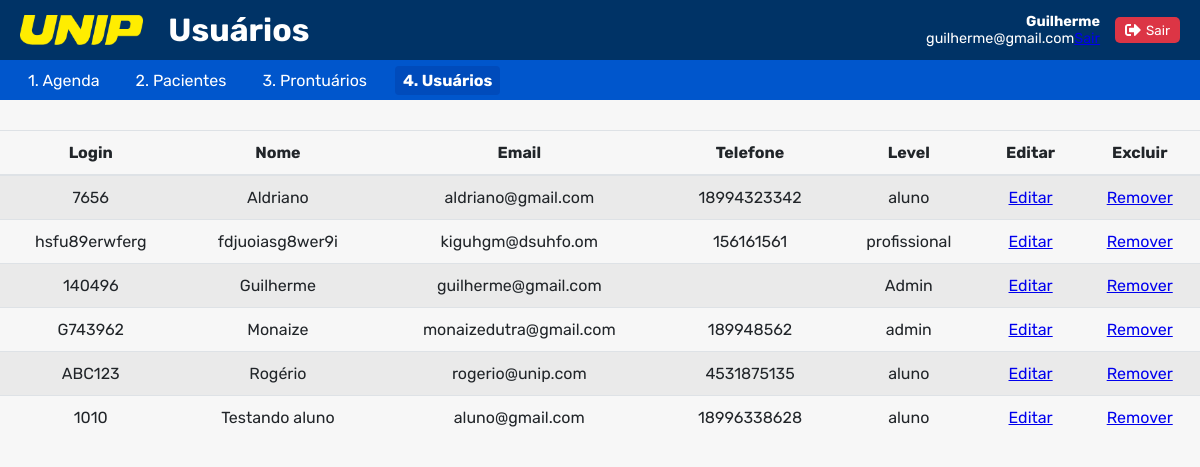
Screenshot of /login/projeto_FisioMa/login/tabela_Usuarios.php (signed in) with the database file from the repository.
### tables this page shows
CREATE TABLE `usuario` (
  `idUsuario` bigint(20) UNSIGNED NOT NULL,
  `login` varchar(50) NOT NULL,
  `nome` varchar(50) NOT NULL,
  `senha` varchar(255) NOT NULL,
  `email` varchar(100) NOT NULL,
  `telefone` varchar(15) DEFAULT NULL,
  `level` varchar(20) DEFAULT NULL CHECK (`level` in ('Admin','Aluno','Professor','Profissional')),
  `api_key` text NOT NULL,
  `ativo` tinyint(1) NOT NULL DEFAULT 1
);

### login/projeto_FisioMa/login/Puxa_Usuarios.php (called while the page is built, shortened)
<?php
    require_once __DIR__ . '/../conexao.php';
    $stmt = $pdo->prepare("SELECT idUsuario, login, nome, email, telefone, level FROM usuario WHERE ativo = 1 ORDER BY nome");
    $stmt->execute();
?>

### login/projeto_FisioMa/login/tabela_Usuarios.php (the view, shortened to what this page needs)
<!DOCTYPE html>
<html lang="pt-BR">
  <head>
    <link rel="stylesheet" href="styles/cadastrar.css">
    <link rel="stylesheet" href="styles/usuarios.css">
  </head>
  <body>
    <header>
      <div class="logo">
        <img src="img/logoUnipHeader.png" alt="UNIP">
        <h1>Usuários</h1>
      </div>
      <?php include 'acesso.php';?>
      <?php include 'menu.php'; ?>
    </header>
    <section class="conteudo-vazio">
      <table class="table table-striped">
        <thead>
          <tr>
            <th scope="col">Login</th>
            <th scope="col">Nome</th>
            <th scope="col">Email</th>
            <th scope="col">Telefone</th>
            <th scope="col">Level</th>
            <th scope="col">Editar</th>
            <th scope="col">Excluir</th>
          </tr>
        </thead>
        <tbody>
          <?php
            require_once __DIR__ . '/Puxa_Usuarios.php';
            foreach($stmt as $linha)
            {
              echo "<tr>";
              echo "  <td scope=\"row\">$linha[login]</td>";
              echo "  <td scope=\"row\">$linha[nome]</td>";
              echo "  <td scope=\"row\">$linha[email]</td>";
              echo "  <td scope=\"row\">$linha[telefone]</td>";
              echo "  <td scope=\"row\">$linha[level]</td>";
              echo "  <td scope=\"row\"><a href=\"#\">Editar</a></td>";
              echo "  <td scope=\"row\"><a href=\"#\">Remover</a></td>";
              echo "</tr>";
            }
          ?>
        </tbody>
      </table>
    </section>
  </body>
</html>

### login/projeto_FisioMa/login/styles/cadastrar.css (style rules this page uses)
* { box-sizing: border-box; margin: 0; padding: 0; font-family: 'Rubik', sans-serif; }
body { background: #f7f7f7; padding-top: 130px; }
header { background-color: #003366; color: white; display: flex; align-items: center; justify-content: space-between; padding: 10px 20px; position: fixed; top: 0; left: 0; width: 100%; height: 60px; z-index: 1000; }
.logo { display: flex; align-items: center; }
.logo img { height: 30px; margin-right: 25px; }

### login/projeto_FisioMa/login/styles/usuarios.css (style rules this page uses)
.table { width: 100%; margin-bottom: 1rem; color: #212529; border-collapse: collapse; }
.table thead th { vertical-align: bottom; border-bottom: 2px solid #dee2e6; padding: 0.75rem; }
.table td, .table th { padding: 0.75rem; vertical-align: top; border-top: 1px solid #dee2e6; text-align: center; }
.table-striped tbody tr:nth-of-type(odd) { background-color: rgba(0, 0, 0, 0.05); }

### rows the page displays
usuario: login "7656", nome "Aldriano", email "aldriano@gmail.com", telefone "18994323342", level "aluno"
usuario: login "hsfu89erwferg", nome "fdjuoiasg8wer9i", email "kiguhgm@dsuhfo.om", telefone "156161561", level "profissional"
usuario: login "140496", nome "Guilherme", email "guilherme@gmail.com", level "Admin"
usuario: login "G743962", nome "Monaize", email "monaizedutra@gmail.com", telefone "189948562", level "admin"
usuario: login "ABC123", nome "Rogério", email "rogerio@unip.com", telefone "4531875135", level "aluno"
usuario: login "1010", nome "Testando aluno", email "aluno@gmail.com", telefone "18996338628", level "aluno"

### other values shown
$_SESSION['usuario_nome'] "Guilherme"
$_SESSION['usuario_email'] "guilherme@gmail.com"
